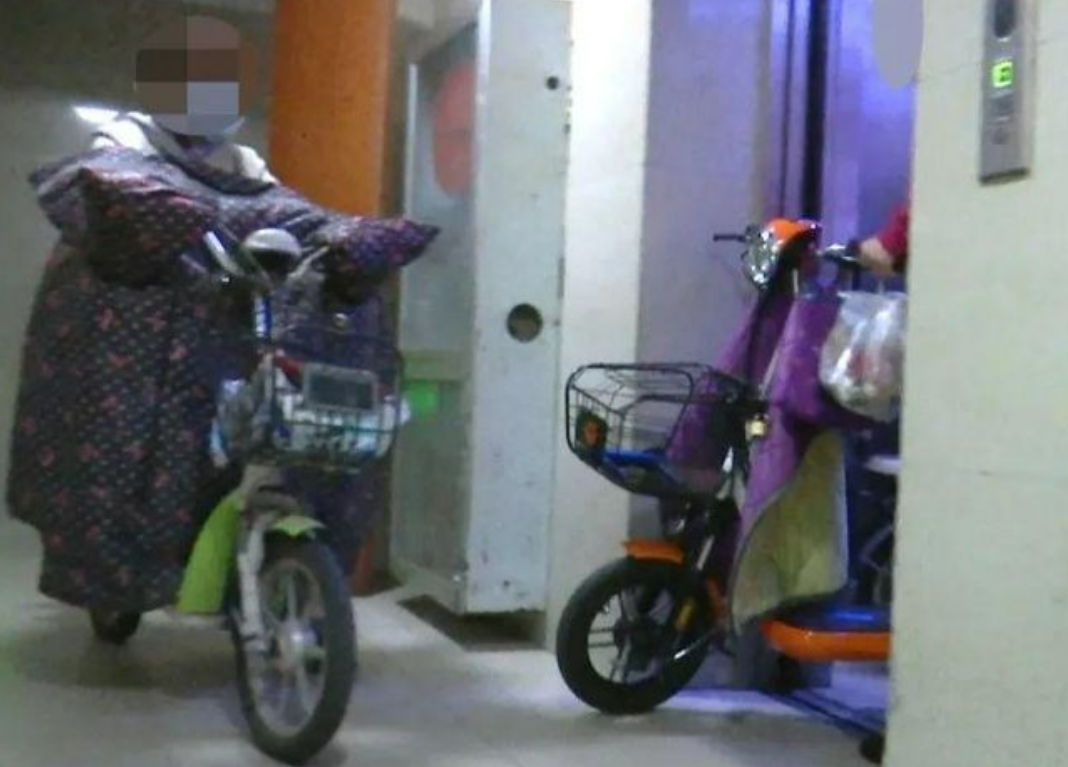
#> input picture data_improvement/ebike/images/Snipaste_2024-01-01_12-07-27.png, 1068 x 767 px; its folder holds only this picture in this run
$ python data_improvement.py
#> lines starting #> are read from the running program, lines starting #| are printed output that depends on the picture
import os
import cv2
import numpy as np
import random


# 缩放
def scale_pic(image, scale):
    return cv2.resize(image, None, fx=scale, fy=scale)


# 翻转
def horizontal_reverse(image):
    return cv2.flip(image, 1, dst=None)


def vertical_reverse(image):
    return cv2.flip(image, 0, dst=None)


# 旋转+缩放
def rotate_and_scale(img, angele=15, scale=1.1):
    w = img.shape[0]
    h = img.shape[1]
    matrix = cv2.getRotationMatrix2D((w/2, h/2), angele, scale)
    ret = cv2.warpAffine(img, matrix, (w,h))
    return ret


def brighter_or_darker(img, prec=1.2):
    img_copy = img.copy()
    w = img.shape[0]
    h = img.shape[1]
    for i in range(0, w):
        for j in range(0, h):
            for k in range(3):
                img_copy[i,j,k] =np.clip(int(img[i,j,k])*prec, a_max=255, a_min=0)
    return img_copy


# 平移
def move_img(img, x, y):
    img_size = img.shape
    h = img_size[0]
    w = img_size[1]
    mat_trans = np.float32([[1,0,x],[0,1,y]])
    ret = cv2.warpAffine(img, mat_trans, (w,h))
    return ret


# 噪声 - 椒盐噪声
def AddSaltPepperNoise(src, rate=0.05):
    srcCopy = src.copy()
    height, width = srcCopy.shape[0:2]
    noiseCount = int(rate*height*width/2)
    # add salt noise
    X = np.random.randint(width,size=(noiseCount,))
    Y = np.random.randint(height,size=(noiseCount,))
    srcCopy[Y, X] = 255
    # add black peper noise
    X = np.random.randint(width,size=(noiseCount,))
    Y = np.random.randint(height,size=(noiseCount,))
    srcCopy[Y, X] = 0
    return srcCopy


# 噪声 - 高斯噪声
def AddGaussNoise(src,sigma=5):
    mean = 0
    # 获取图片的高度和宽度
    height, width, channels = src.shape[0:3]
    gauss = np.random.normal(mean,sigma,(height,width,channels))
    noisy_img = np.uint8(src + gauss)
    return noisy_img


# 高斯模糊
def blur(img):
    return cv2.GaussianBlur(img, (5,5), 1)


# --------------------------------------
# [44 lines left out: function test_one_sample, not called in this run]
# --------------------------------------
def opt_on_dir():
    root_path = r"C:\Users\13917\Desktop\2023_deeplearning\data_improvement\ebike\images"
    save_path = r"C:\Users\13917\Desktop\2023_deeplearning\data_improvement\ebike\results"
    for a,b,c in os.walk(root_path):
        for file_i in c:
            file_i_path = os.path.join(a, file_i)
            print(file_i_path)
            img_i = cv2.imread(file_i_path)
#> img_i is the input picture: shape (767, 1068, 3); mean B, G, R 115.2, 110.7, 108.1

            img_blur = blur(img_i)
            cv2.imwrite(os.path.join(save_path, file_i[:-4]+"blur.jpg"), img_blur)

            img_AddGaussNoise = AddGaussNoise(img_i)
            cv2.imwrite(os.path.join(save_path, file_i[:-4] + "GaussNoise.jpg"), img_AddGaussNoise)

            img_Pepper = AddSaltPepperNoise(img_i)
#> in AddSaltPepperNoise, `srcCopy[Y, X] = 0`:
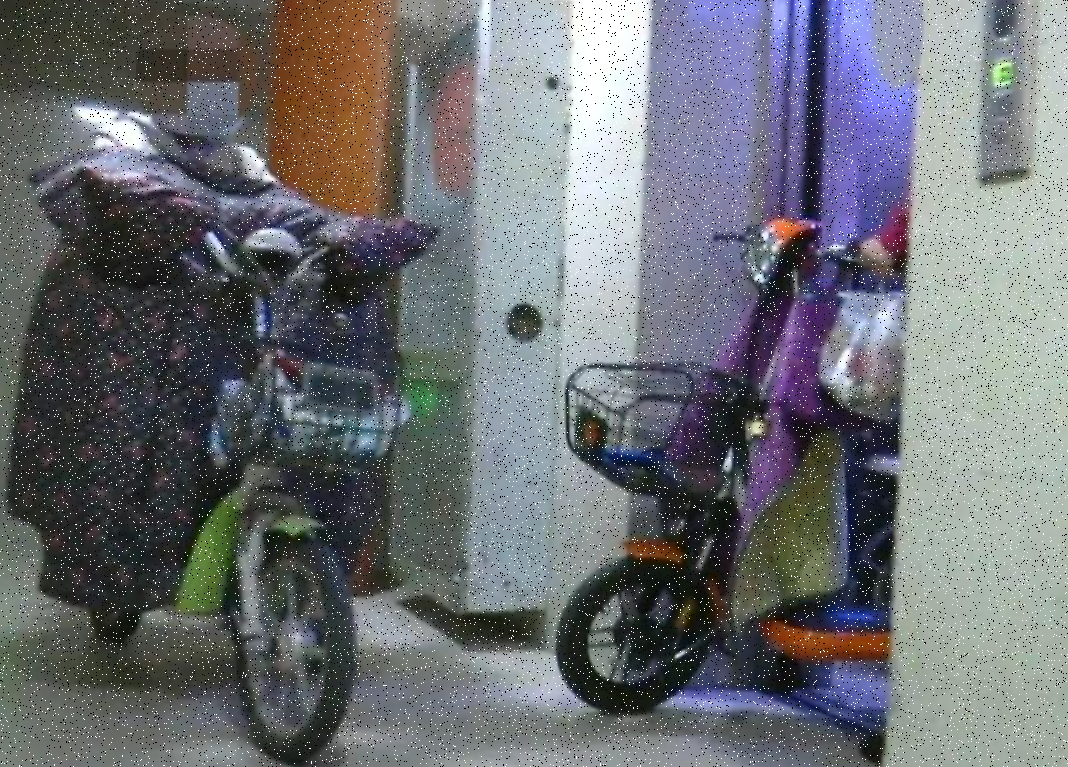
#> srcCopy: shape (767, 1068, 3); mean B, G, R 115.7, 111.5, 109
            cv2.imwrite(os.path.join(save_path, file_i[:-4] + "img_Pepper.jpg"), img_Pepper)

            img_light = brighter_or_darker(img_i,random.uniform(0.6, 1.5))
#> after the loop in brighter_or_darker, `for i in range(0, w):`:
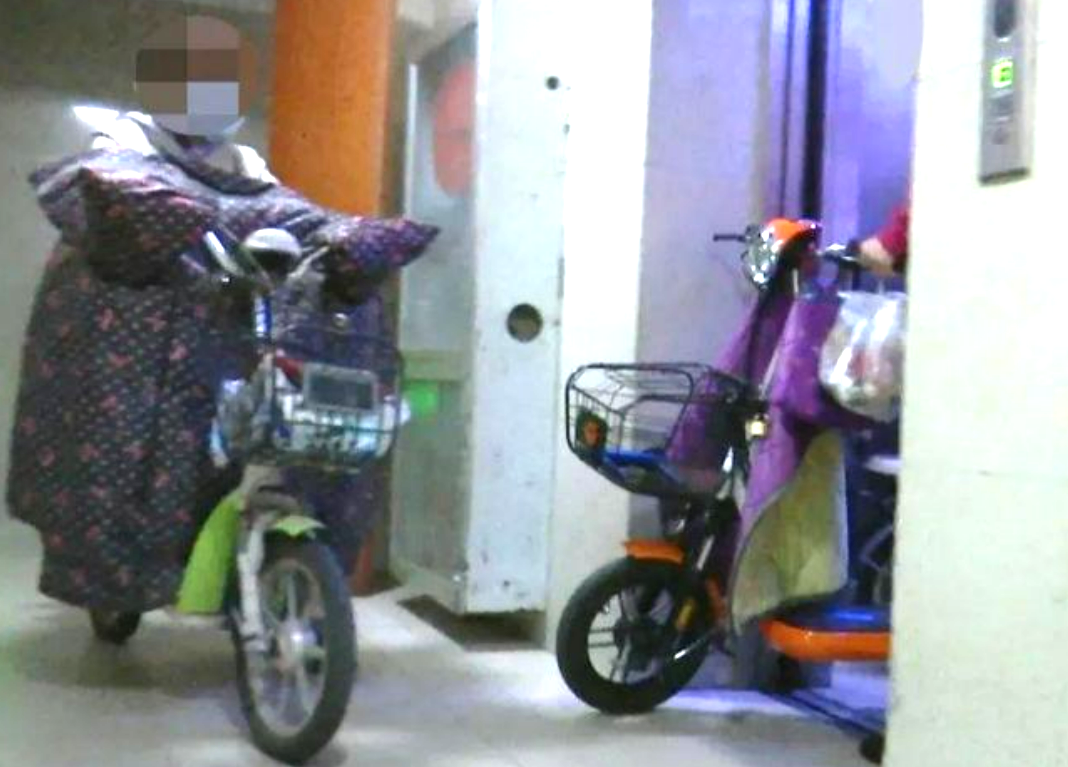
#> img_copy: shape (767, 1068, 3); mean B, G, R 152, 146.6, 144.5
            cv2.imwrite(os.path.join(save_path, file_i[:-4] + "img_light.jpg"), img_light)

            img_basic = rotate_and_scale(img_i, random.randint(0, 15), random.uniform(0.8, 1.2))
#> in rotate_and_scale, `ret = cv2.warpAffine(img, matrix, (w,h))`:
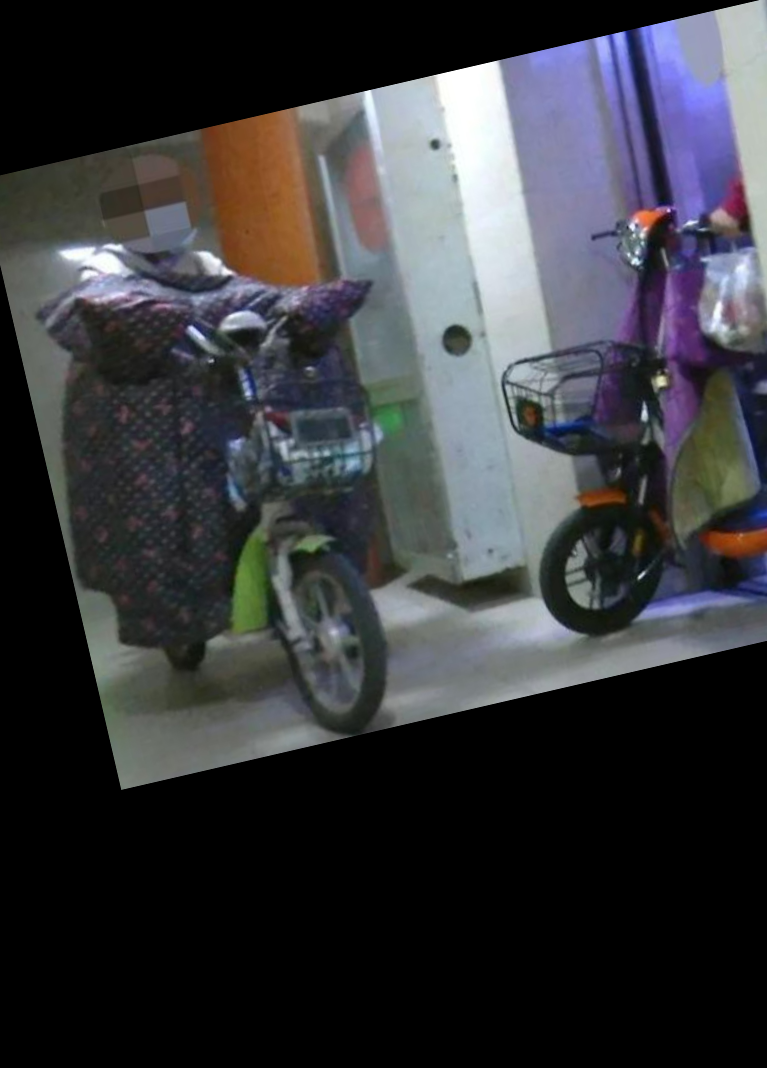
#> ret: shape (1068, 767, 3); mean B, G, R 59.7, 56, 55.3
            cv2.imwrite(os.path.join(save_path, file_i[:-4] + "img_basic.jpg"), img_basic)

            img_move = move_img(img_i, random.randint(0, int(img_i.shape[0]*0.5)), random.randint(0, int(img_i.shape[1]*0.5)))
#> in move_img, `ret = cv2.warpAffine(img, mat_trans, (w,h))`:
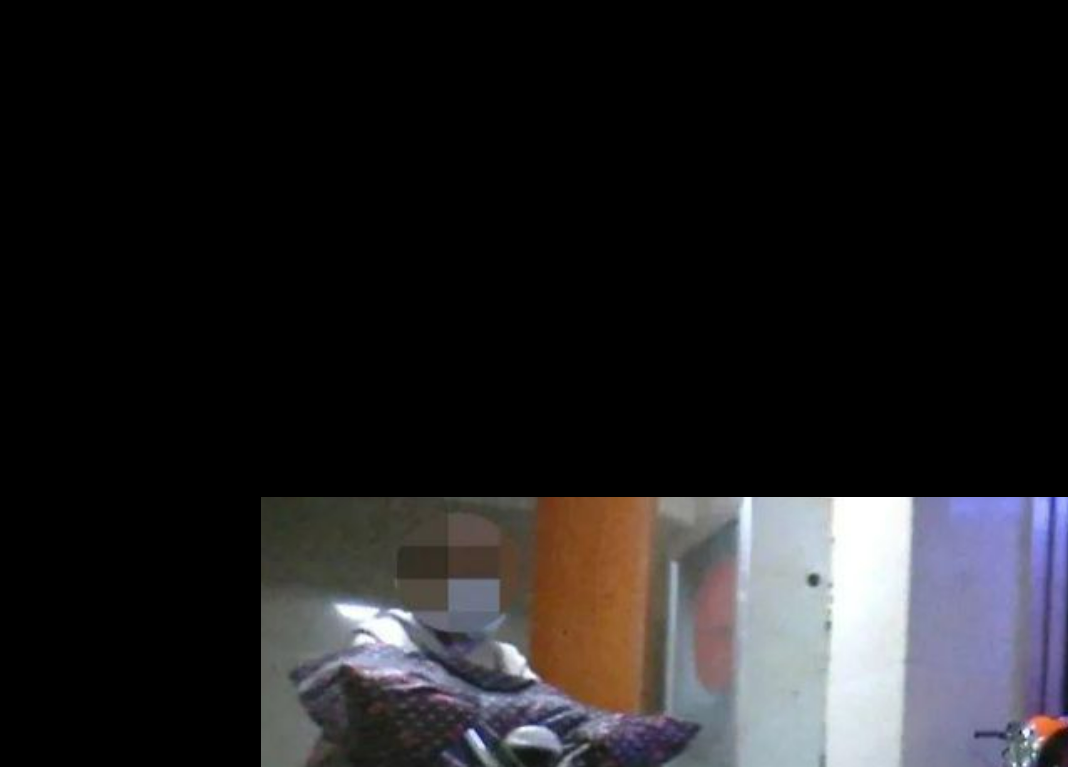
#> ret: shape (767, 1068, 3); mean B, G, R 33.9, 32.2, 33.4
            cv2.imwrite(os.path.join(save_path, file_i[:-4] + "img_move.jpg"), img_move)

            if random.randint(0, 1):
                img_reverse = horizontal_reverse(img_i)
#> in horizontal_reverse, `return cv2.flip(image, 1, dst=None)`:
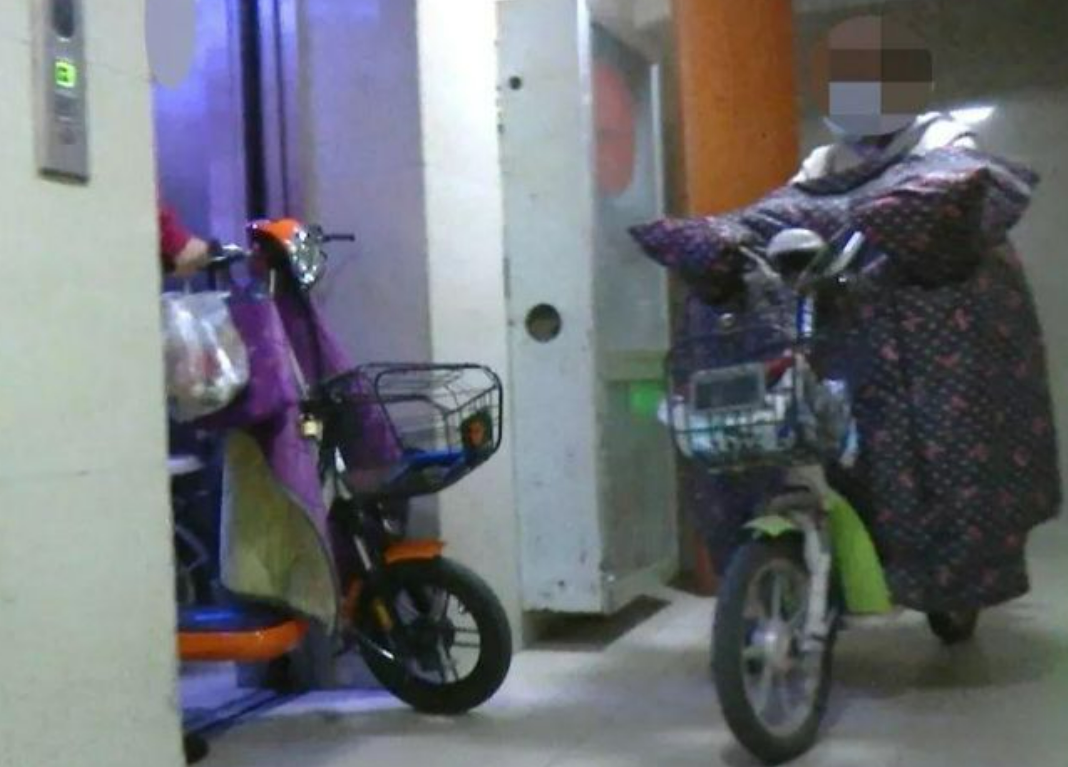
#> returned value: shape (767, 1068, 3); mean of channels 0, 1, 2 115.2, 110.7, 108.1; drawn as B, G, R
            else:
                img_reverse = vertical_reverse(img_i)
            cv2.imwrite(os.path.join(save_path, file_i[:-4] + "img_reverse.jpg"), img_reverse)


if __name__ == '__main__':
    # test_one_sample()
    opt_on_dir()
